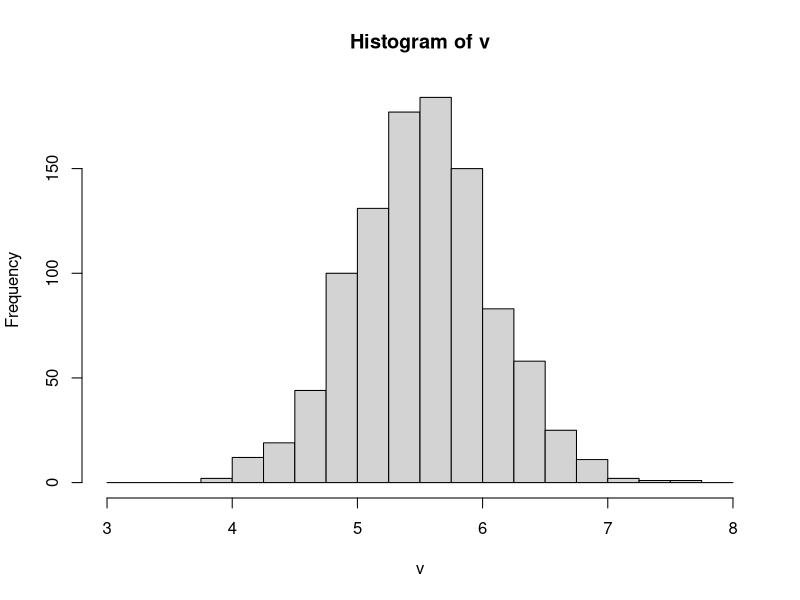

Recreate this plot in R.
## ---- chunk 1

set.seed(1234)

#### use a for loop

# get 1000 samples of numbers in 1:10 each of size 25, with replacement
# and take the mean of each sample, and then do a histogram plot of
# these 1000 means

v <- numeric(1000)
for (k in 1:1000) {
   s <- sample(1:10, size = 25, replace = TRUE)
   v[k] <- mean(s) 
}
# print the last 25 samples
s
# print the first 10 means
v[1:10]

# plot the histogram
# find the range of v to determine the x-axis range
range(v)
## ---- chunk 2
# specify the break points of the histogram
breakpts <- seq(3, 8, 0.25)
hist(v, breaks = breakpts)  # the peak seems to be around 5.5 as it should be 
## ---- chunk 3
# Since I want to reproduce the results above, I need to again use set.seed
# with the same initial seed value

set.seed(1234)

# want the row dimension of the matrix to be 25, and the number of columns to be 1000, so
# each of the 1000 individual samples of size 25 will be a column of the matrix

m <- matrix(sample(1:10, size = 25*1000, replace = TRUE), nrow = 25, ncol = 1000)
# get the mean of each column of m (will be the same as v above)
vector.of.1000.means.from.m <- apply(m, 2, mean)

identical(v, vector.of.1000.means.from.m)  # check they are the same

# and so we would get the same histogram as before

# print the last column of m
m[, 1000]  # should be the same as the value of s at the end of the loop above

identical(m[, 1000], s)  # indeed this is the case
